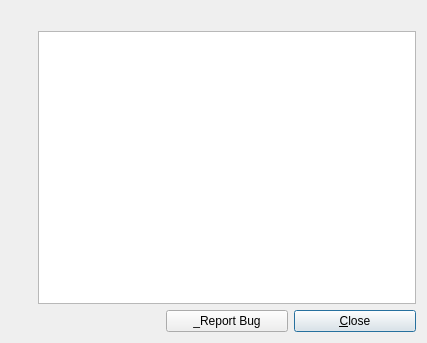
<ui version="4.0" >
 <class>dialog_error</class>
 <widget class="QDialog" name="dialog_error" >
  <property name="geometry" >
   <rect>
    <x>0</x>
    <y>0</y>
    <width>427</width>
    <height>343</height>
   </rect>
  </property>
  <property name="windowTitle" >
   <string>Error</string>
  </property>
  <property name="modal" >
   <bool>true</bool>
  </property>
  <layout class="QGridLayout" >
   <item row="1" column="0" >
    <spacer name="spacer4" >
     <property name="orientation" >
      <enum>Qt::Vertical</enum>
     </property>
     <property name="sizeType" >
      <enum>QSizePolicy::Expanding</enum>
     </property>
     <property name="sizeHint" stdset="0" >
      <size>
       <width>21</width>
       <height>161</height>
      </size>
     </property>
    </spacer>
   </item>
   <item row="3" column="3" >
    <widget class="QPushButton" name="button_close" >
     <property name="text" >
      <string>&amp;Close</string>
     </property>
    </widget>
   </item>
   <item row="0" column="0" >
    <widget class="QLabel" name="image" >
     <property name="sizePolicy" >
      <sizepolicy vsizetype="Preferred" hsizetype="Fixed" >
       <horstretch>0</horstretch>
       <verstretch>0</verstretch>
      </sizepolicy>
     </property>
     <property name="text" >
      <string/>
     </property>
     <property name="pixmap" >
      <pixmap>image0</pixmap>
     </property>
     <property name="wordWrap" >
      <bool>false</bool>
     </property>
    </widget>
   </item>
   <item row="0" column="1" colspan="3" >
    <widget class="QLabel" name="label_error" >
     <property name="text" >
      <string/>
     </property>
     <property name="wordWrap" >
      <bool>true</bool>
     </property>
    </widget>
   </item>
   <item row="3" column="0" colspan="2" >
    <spacer name="spacer5" >
     <property name="orientation" >
      <enum>Qt::Horizontal</enum>
     </property>
     <property name="sizeType" >
      <enum>QSizePolicy::Expanding</enum>
     </property>
     <property name="sizeHint" stdset="0" >
      <size>
       <width>130</width>
       <height>21</height>
      </size>
     </property>
    </spacer>
   </item>
   <item row="3" column="2" >
    <widget class="QPushButton" name="button_bugreport" >
     <property name="text" >
      <string>_Report Bug</string>
     </property>
    </widget>
   </item>
   <item rowspan="2" row="1" column="1" colspan="3" >
    <widget class="QTextEdit" name="textview_error" />
   </item>
  </layout>
 </widget>
 <layoutdefault spacing="6" margin="11" />
 <resources/>
 <connections>
  <connection>
   <sender>button_close</sender>
   <signal>clicked()</signal>
   <receiver>dialog_error</receiver>
   <slot>close()</slot>
   <hints>
    <hint type="sourcelabel" >
     <x>20</x>
     <y>20</y>
    </hint>
    <hint type="destinationlabel" >
     <x>20</x>
     <y>20</y>
    </hint>
   </hints>
  </connection>
 </connections>
</ui>
